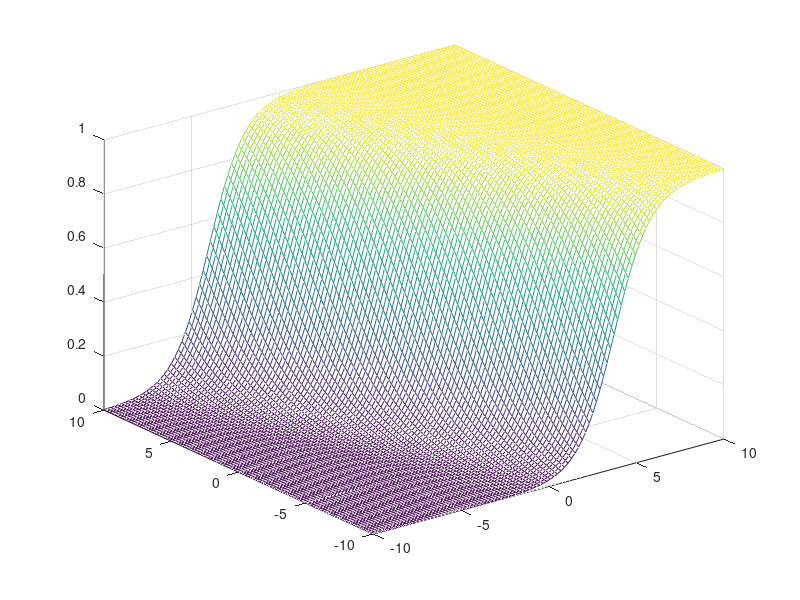
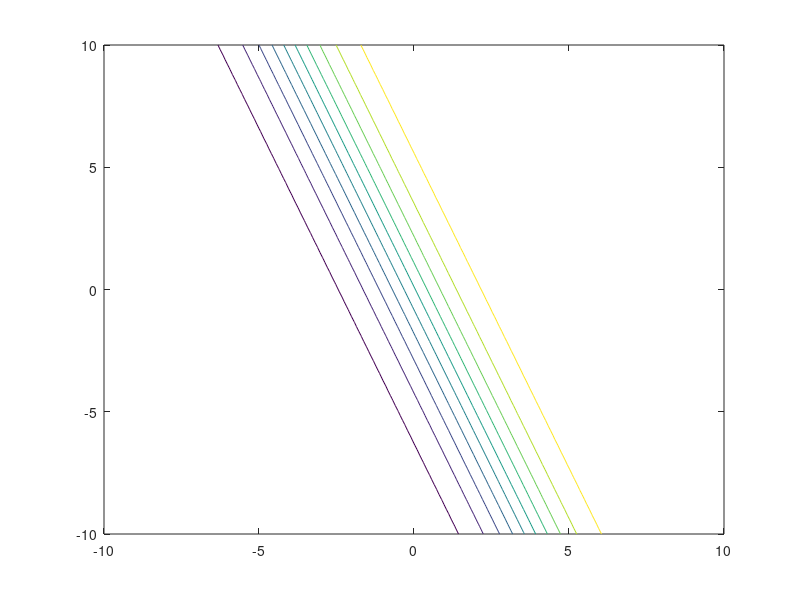

Reproduce these figures in MATLAB, in order.
clear all;
Na = 3;
L1 = randn(Na,3)*0.3;
L2 = randn(1,Na+1)*0.3;
% L2 = filter(ones(1,16)/16, 1, L2);

res = 100;
[x_grid,y_grid] = meshgrid(linspace(-10,10,res));

x_grid_seq = reshape(x_grid', 1, res^2);
y_grid_seq = reshape(y_grid', 1, res^2);
net_in = [x_grid_seq; y_grid_seq];

for i = 1:res^2
    L1_out = L1*[1;1;1];
    sig_L1 = 1./(1+exp(-L1_out));
    L2_out = [L2(1:end-2), net_in(:,i)'] *[sig_L1; 1];
    out(i) = 1./(1+exp(-L2_out));
end

out = reshape(out,res,res);
figure;
mesh(x_grid,y_grid,out);
figure;
contour(x_grid,y_grid,out);